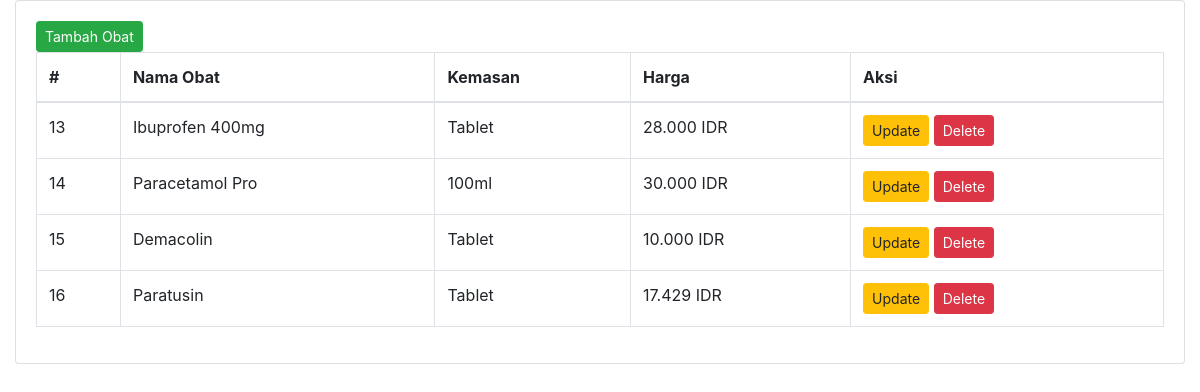
The page /obatAdmin.php on the database its author committed.
### tables this page shows
CREATE TABLE `obat` (
  `id` int(11) NOT NULL,
  `nama_obat` varchar(100) NOT NULL,
  `kemasan` varchar(35) NOT NULL,
  `harga` int(11) NOT NULL
);

### obatAdmin.php (the view, shortened to what this page needs)
<?php
include_once("koneksi.php");
$obatQuery = "SELECT * FROM obat";
$obatResult = $mysqli->query($obatQuery);
$obatData = $obatResult->fetch_all(MYSQLI_ASSOC);
?>
<!DOCTYPE html>
<html lang="en">
<head>
  <link rel="stylesheet" href="https://stackpath.bootstrapcdn.com/bootstrap/4.6.0/css/bootstrap.min.css">
</head>
<body class="hold-transition sidebar-mini">
  <div class="wrapper">
    <section class="content">
      <div class="container-fluid">
        <div class="row">
          <div class="col-12">
            <div class="card">
              <div class="card-body">
              <button type="button" class="btn btn-success btn-sm" data-toggle="modal" data-target="#addModal">Tambah Obat</button>
                <table id="example2" class="table table-bordered table-hover">
                  <thead>
                    <tr>
                      <th>#</th>
                      <th>Nama Obat</th>
                      <th>Kemasan</th>
                      <th>Harga</th>
                      <th>Aksi</th>
                    </tr>
                  </thead>
                  <tbody>
                    <?php
                    foreach ($obatData as $obatRow) {
                      echo "<tr>";
                      echo "<td>" . $obatRow['id'] . "</td>";
                      echo "<td>" . $obatRow['nama_obat'] . "</td>";
                      echo "<td>" . $obatRow['kemasan'] . "</td>";
                      echo "<td>" . number_format($obatRow['harga'], 0, ',', '.') . " IDR</td>";
                      echo "<td>
                                                <form method='post' action=''>
                                                    <input type='hidden' name='id' value='" . $obatRow['id'] . "'>
                                                    <input type='hidden' name='new_nama_obat' value='" . $obatRow['nama_obat'] . "'>
                                                    <input type='hidden' name='new_kemasan' value='" . $obatRow['kemasan'] . "'>
                                                    <input type='hidden' name='new_harga' value='" . $obatRow['harga'] . "'>
                                                    <button type='button' name='update_obat' class='btn btn-warning btn-sm update-btn' data-toggle='modal' data-target='#updateModal'
                                                    data-id='" . $obatRow['id'] . "'
                                                    data-nama_obat='" . $obatRow['nama_obat'] . "'
                                                    data-kemasan='" . $obatRow['kemasan'] . "'
                                                    data-harga='" . $obatRow['harga'] . "'>Update</button>
                                                    <form method='post' action=''>
                                                        <input type='hidden' name='id' value='" . $obatRow['id'] . "'>
                                                        <button type='submit' name='delete_obat' class='btn btn-danger btn-sm' onclick='return confirm(\"Are you sure?\");'>Delete</button>
                                                    </form>
                                                </form>
                                            </td>";
                      echo "</tr>";
                    }
                    ?>
                  </tbody>
                </table>
              </div>
            </div>
          </div>
        </div>
      </div>
    </section>
  </div>
</body>
</html>

### rows shown on the page
obat: id "13", nama_obat "Ibuprofen 400mg", kemasan "Tablet", harga "28.000"
obat: id "14", nama_obat "Paracetamol Pro", kemasan "100ml", harga "30.000"
obat: id "15", nama_obat "Demacolin", kemasan "Tablet", harga "10.000"
obat: id "16", nama_obat "Paratusin", kemasan "Tablet", harga "17.429"
